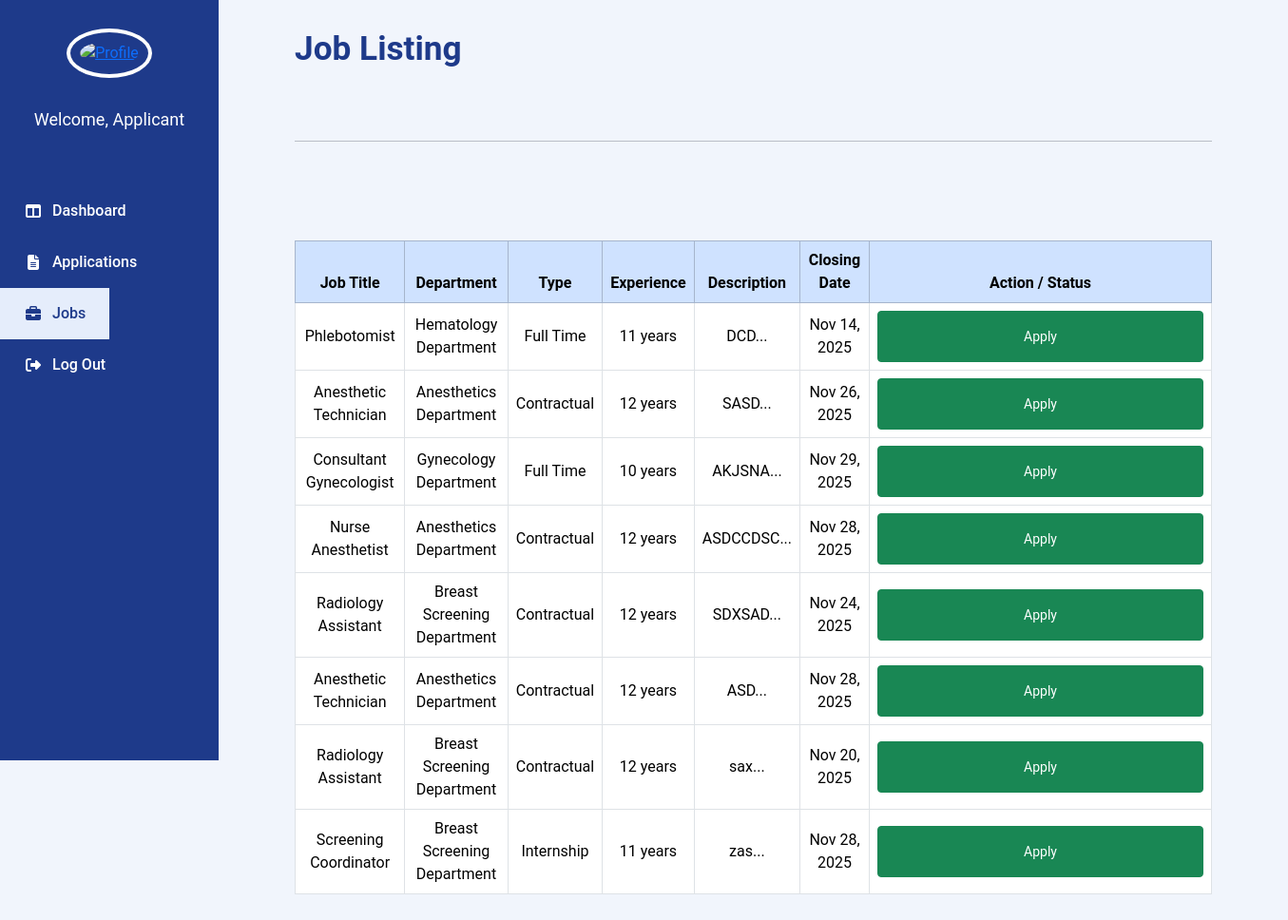
/Applicant_Jobs.php, run on the app's committed database.
### tables this page shows
CREATE TABLE `job_posting` (
  `jobID` int(11) NOT NULL,
  `job_title` varchar(150) NOT NULL,
  `job_description` text NOT NULL,
  `department` int(11) NOT NULL,
  `qualification` varchar(255) DEFAULT NULL,
  `educational_level` varchar(100) DEFAULT NULL,
  `skills` text DEFAULT NULL,
  `expected_salary` varchar(50) DEFAULT NULL,
  `experience_years` int(11) DEFAULT NULL,
  `employment_type` int(11) DEFAULT NULL,
  `location` varchar(100) DEFAULT NULL,
  `vacancies` int(11) DEFAULT NULL,
  `date_posted` date DEFAULT NULL,
  `closing_date` date DEFAULT NULL
);

### Applicant_Jobs.php (the view, shortened to what this page needs)
<?php
require 'admin/db.connect.php';
$applicant_id = $_SESSION['applicant_employee_id'] ?? $_SESSION['applicantID'] ?? '';
$applicantname = 'Applicant';
$stmt = $conn->prepare("SELECT fullName, profile_pic FROM applicant WHERE applicantID = ?");
$stmt->bind_param("s", $applicant_id);
$stmt->execute();
$result = $stmt->get_result();
if ($result->num_rows > 0) {
  $row = $result->fetch_assoc();
  $applicantname = $row['fullName'];
  if (!empty($row['profile_pic'])) {
    $profile_picture = $row['profile_pic'];
  }
} else {
  $applicantname = $_SESSION['fullname'] ?? "Applicant";
}
$search = trim($_GET['q'] ?? '');
$job_sql_base = "
  SELECT jp.jobID, jp.job_title, jp.job_description,
         COALESCE(d.deptName,'') AS department_name,
         jp.educational_level, jp.experience_years,
         COALESCE(et.typeName,'') AS employment_type
  FROM job_posting jp
  LEFT JOIN department d ON jp.department = d.deptID
  LEFT JOIN employment_type et ON jp.employment_type = et.emtypeID
";
if ($search !== '') {
  $job_sql = $job_sql_base . " WHERE (jp.job_title LIKE ? OR jp.job_description LIKE ? OR d.deptName LIKE ?) ORDER BY jp.date_posted DESC";
  $job_stmt = $conn->prepare($job_sql);
  $like = "%{$search}%";
  $job_stmt->bind_param('sss', $like, $like, $like);
} else {
  $job_sql = $job_sql_base . " ORDER BY jp.date_posted DESC";
  $job_stmt = $conn->prepare($job_sql);
}
if ($job_stmt) {
  $job_stmt->execute();
}
$applications = [];
$rejected_jobs = [];
$all_statuses = $applications + $rejected_jobs;
$search = trim($_GET['q'] ?? '');
$job_sql_base = "
  SELECT jp.jobID, jp.job_title, jp.job_description,
         COALESCE(d.deptName,'') AS department_name,
         jp.educational_level, jp.experience_years,
         COALESCE(et.typeName,'') AS employment_type,
         jp.closing_date
  FROM job_posting jp
  LEFT JOIN department d ON jp.department = d.deptID
  LEFT JOIN employment_type et ON jp.employment_type = et.emtypeID
";
if ($search !== '') {
    $job_sql = $job_sql_base . " WHERE (jp.job_title LIKE ? OR jp.job_description LIKE ? OR d.deptName LIKE ?) ORDER BY jp.date_posted DESC";
    $job_stmt = $conn->prepare($job_sql);
    $like = "%{$search}%";
    $job_stmt->bind_param('sss', $like, $like, $like);
} else {
    $job_sql = $job_sql_base . " ORDER BY jp.date_posted DESC";
    $job_stmt = $conn->prepare($job_sql);
}
$jobs = [];
if ($job_stmt) {
    $job_stmt->execute();
    $jobs = $job_stmt->get_result()->fetch_all(MYSQLI_ASSOC);
}
?>
<!DOCTYPE html>
<html lang="en">
<head>
  <link rel="stylesheet" href="applicant.css">
  <link href="https://cdn.jsdelivr.net/npm/bootstrap@5.3.8/dist/css/bootstrap.min.css" rel="stylesheet">
  <link rel="stylesheet" href="https://cdnjs.cloudflare.com/ajax/libs/font-awesome/6.5.0/css/all.min.css">
</head>
<body>
  <div class="sidebar">
    <a href="Applicant_Profile.php" class="profile">
      <img src="uploads/applicants/<?php echo htmlspecialchars($profile_picture); ?>" alt="Profile"
        class="sidebar-profile-img">
    </a>
    <div class="sidebar-name">
      <p><?= "Welcome, $applicantname" ?></p>
    </div>
    <ul class="nav">
      <li><a href="Applicant_Dashboard.php"><i class="fa-solid fa-table-columns"></i>Dashboard</a></li>
      <li><a href="Applicant_Application.php"><i class="fa-solid fa-file-lines"></i>Applications</a></li>
      <li class="active"><a href="Applicant_Jobs.php"><i class="fa-solid fa-briefcase"></i>Jobs</a></li>
      <li><a href="Login.php"><i class="fa-solid fa-right-from-bracket"></i>Log Out</a></li>
    </ul>
  </div>
  <div class="main-content">
    <h1>Job Listing</h1>
    <hr>
    <div class="table-responsive mt-5">
      <table class="table table-bordered table-hover align-middle text-center">
        <thead class="table-primary">
          <tr>
            <th>Job Title</th>
            <th>Department</th>
            <th>Type</th>
            <th>Experience</th>
            <th>Description</th>
            <th>Closing Date</th>
            <th>Action / Status</th>
          </tr>
        </thead>
        <tbody>
          <?php foreach ($jobs as $job):
            $jid = (int) $job['jobID'];
            $status = $all_statuses[$jid] ?? null; ?>
            <tr>
              <td><?= htmlspecialchars($job['job_title']) ?></td>
              <td><?= htmlspecialchars($job['department_name']) ?></td>
              <td><?= htmlspecialchars($job['employment_type']) ?></td>
              <td><?= (int) $job['experience_years'] ?> years</td>
              <td><?= htmlspecialchars(substr($job['job_description'], 0, 80)) ?>...</td>
              <td><?= !empty($job['closing_date']) ? date('M d, Y', strtotime($job['closing_date'])) : 'N/A' ?></td>
              <td>
                <?php if ($status): ?>
                  <?php if ($status === 'Rejected'): ?>
                    <button class="btn btn-danger btn-sm" disabled>Rejected</button>
                  <?php elseif ($status === 'Pending'): ?>
                    <button class="btn btn-warning btn-sm" disabled>Pending</button>
                  <?php else: ?>
                    <button class="btn btn-info btn-sm" disabled><?= htmlspecialchars($status) ?></button>
                  <?php endif; ?>
                <?php else: ?>
                  <button class="btn btn-success btn-sm apply-btn" data-jobid="<?= $jid ?>">Apply</button>
                <?php endif; ?>
              </td>
            </tr>
          <?php endforeach; ?>
        </tbody>
      </table>
    </div>
  </div>
</body>
</html>

### applicant.css (style rules this page uses)
* { margin: 0; padding: 0; box-sizing: border-box; }
img { height: 75px; width: 75px; padding: 10px; border-radius: 50%; }
.main-content { display: flex; justify-content: center; }
.sidebar-profile-img { width: 130px; height: 130px; border-radius: 50%; object-fit: cover; border: 4px solid #ffffff; margin-bottom: 20px; transition: transform 0.3s ease; }
button { font-family: "Roboto", sans-serif; background-color: #2563EB; border: none; border-radius: 20px; width: 343px; height: 54px; color: #CEE3F5; font-size: 16px; margin: 20px 10px; cursor: pointer; transition: 0.3s; }
.main-content, .login-button, .forgot-password, .show-password { display: flex; justify-content: center; }
.sidebar { width: 230px; background-color: #1E3A8A; height: 100vh; display: flex; flex-direction: column; align-items: center; padding-top: 30px; position: fixed; left: 0; top: 0; }
.nav { list-style: none; width: 100%; }
.nav li { color: #ffffff; padding: 15px 25px; display: flex; align-items: center; gap: 10px; font-weight: 500; cursor: pointer; transition: all 0.3s ease; }
.nav li:hover, .nav li.active { background-color: #e5edfb; color: #1E3A8A; }
.nav i { width: 20px; text-align: center; }
.nav a { text-decoration: none; color: inherit; display: flex; align-items: center; gap: 10px; width: 100%; }
.nav li.active a { color: #1E3A8A; }

### Applicant_Jobs.php (style rules this page uses)
body { font-family: 'Poppins', 'Roboto', sans-serif; margin: 0; display: flex; background-color: #f1f5fc; color: #111827; }
.main-content { flex: 1; padding: 30px 80px; display: flex; flex-direction: column; gap: 40px; margin-left: 230px; }
.main-content h1 { color: #1E3A8A; font-weight: 700; font-size: 2.2rem; margin-bottom: 20px; }
.sidebar-profile-img { width: 130px; height: 130px; border-radius: 50%; object-fit: cover; margin-bottom: 20px; transition: transform 0.3s ease; }
.sidebar-name { display: flex; justify-content: center; align-items: center; text-align: center; color: white; padding: 10px; margin-bottom: 30px; font-size: 18px; flex-direction: column; }

### data on the page
job_posting: job_title "Phlebotomist", department_name "Hematology Department", employment_type "Full Time", experience_years "11", job_description "DCD", closing_date "Nov 14, 2025"
job_posting: job_title "Anesthetic Technician", department_name "Anesthetics Department", employment_type "Contractual", experience_years "12", job_description "SASD", closing_date "Nov 26, 2025"
job_posting: job_title "Consultant Gynecologist", department_name "Gynecology Department", employment_type "Full Time", experience_years "10", job_description "AKJSNA", closing_date "Nov 29, 2025"
job_posting: job_title "Nurse Anesthetist", department_name "Anesthetics Department", employment_type "Contractual", experience_years "12", job_description "ASDCCDSC", closing_date "Nov 28, 2025"
job_posting: job_title "Radiology Assistant", department_name "Breast Screening Department", employment_type "Contractual", experience_years "12", job_description "SDXSAD", closing_date "Nov 24, 2025"
job_posting: job_title "Anesthetic Technician", department_name "Anesthetics Department", employment_type "Contractual", experience_years "12", job_description "ASD", closing_date "Nov 28, 2025"
job_posting: job_title "Radiology Assistant", department_name "Breast Screening Department", employment_type "Contractual", experience_years "12", job_description "sax", closing_date "Nov 20, 2025"
job_posting: job_title "Screening Coordinator", department_name "Breast Screening Department", employment_type "Internship", experience_years "11", job_description "zas", closing_date "Nov 28, 2025"

### other printed values
$applicantname "Applicant"
